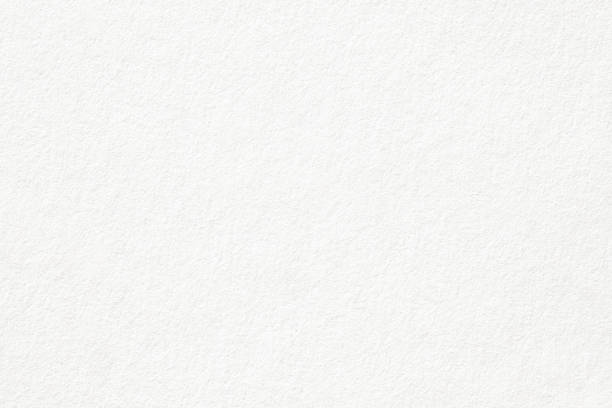
#> input picture imagen.jpg, 612 x 408 px
$ python Draw_figure.py
#> lines starting #> are read from the running program, lines starting #| are printed output that depends on the picture
import cv2 as cv
img_1 = cv.imread("imagen.jpg")
#> img_1 is the input picture: shape (408, 612, 3); mean B, G, R 243.3, 245.1, 245.1
img =cv.resize(img_1, (1920, 800))
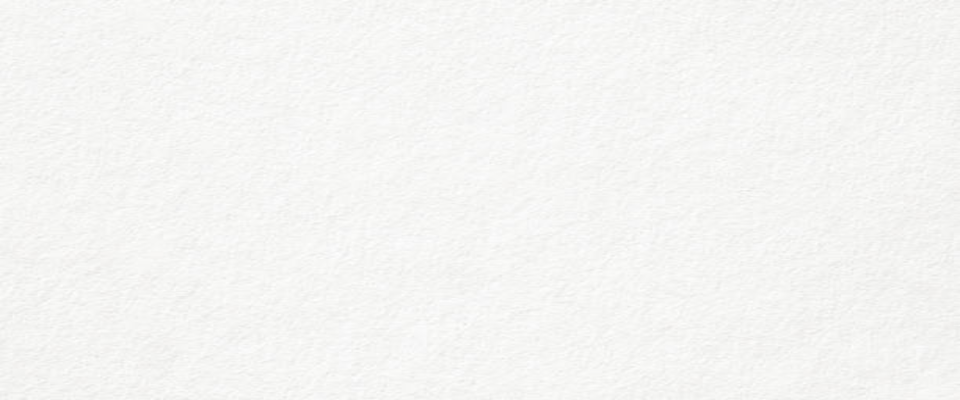
#> img: shape (800, 1920, 3) (shown at 1/2 size); mean B, G, R 243.1, 245, 245
print("Que quieres dibujar:")
#> (the run stopped early here; a loop or call above may not have finished)
